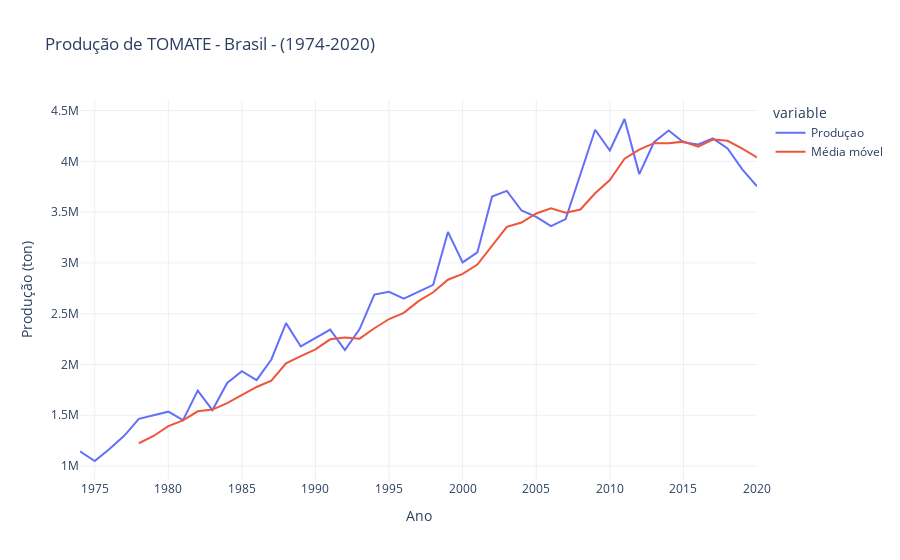

Notebook cell for this chart:
### Code cell
fig =px.line(df_tomate, x ='Ano', y=['Produçao', 'Média móvel'], title = 'Produção de TOMATE - Brasil - (1974-2020)', labels= {'value': 'Produção (ton)'})
fig.update_layout(template = 'plotly_white')

### Figure 1 — Plotly figure (JSON) as saved in the notebook; plotly's stock layout.template omitted (floating-point values rounded to 4 significant figures)
{"data": [{"hovertemplate": "variable=Produçao<br>Ano=%{x}<br>Produção (ton)=%{y}<extra></extra>", "legendgroup": "Produçao", "line": {"color": "#636efa", "dash": "solid"}, "marker": {"symbol": "circle"}, "mode": "lines", "name": "Produçao", "orientation": "v", "showlegend": true, "type": "scatter", "x": [1974, 1975, 1976, 1977, 1978, 1979, 1980, 1981, 1982, 1983, 1984, 1985, 1986, 1987, 1988, 1989, 1990, 1991, 1992, 1993, 1994, 1995, 1996, 1997, 1998, 1999, 2000, 2001, 2002, 2003, 2004, 2005, 2006, 2007, 2008, 2009, 2010, 2011, 2012, 2013, 2014, 2015, 2016, 2017, 2018, 2019, 2020], "xaxis": "x", "y": [1144037, 1049724, 1166888, 1297508, 1464558, 1500799, 1535331, 1451713, 1742408, 1550778, 1817574, 1934610, 1846305, 2049324, 2406938, 2177467, 2260871, 2343811, 2141345, 2348498, 2688570, 2715016, 2648627, 2717965, 2784111, 3305053, 3004797, 3103363, 3652923, 3708602, 3515567, 3452973, 3362655, 3431232, 3867655, 4310477, 4106846, 4416652, 3873985, 4187646, 4302777, 4187729, 4166789, 4225414, 4126988, 3920997, 3753595], "yaxis": "y"}, {"hovertemplate": "variable=Média móvel<br>Ano=%{x}<br>Produção (ton)=%{y}<extra></extra>", "legendgroup": "Média móvel", "line": {"color": "#EF553B", "dash": "solid"}, "marker": {"symbol": "circle"}, "mode": "lines", "name": "Média móvel", "orientation": "v", "showlegend": true, "type": "scatter", "x": [1974, 1975, 1976, 1977, 1978, 1979, 1980, 1981, 1982, 1983, 1984, 1985, 1986, 1987, 1988, 1989, 1990, 1991, 1992, 1993, 1994, 1995, 1996, 1997, 1998, 1999, 2000, 2001, 2002, 2003, 2004, 2005, 2006, 2007, 2008, 2009, 2010, 2011, 2012, 2013, 2014, 2015, 2016, 2017, 2018, 2019, 2020], "xaxis": "x", "y": [null, null, null, null, 1224543, 1296000.0, 1393000.0, 1450000.0, 1539000.0, 1556000.0, 1620000.0, 1699000.0, 1778335, 1840000.0, 2011000.0, 2083000.0, 2148181, 2248000.0, 2266000.0, 2254000.0, 2356619, 2447448, 2508000.0, 2624000.0, 2711000.0, 2834000.0, 2892000.0, 2983000.0, 3170000.0, 3355000.0, 3397000.0, 3487000.0, 3538544, 3494000.0, 3526000.0, 3685000.0, 3815773, 4027000.0, 4115123, 4179000.0, 4178000.0, 4194000.0, 4144000.0, 4214071, 4202000.0, 4126000.0, 4039000.0], "yaxis": "y"}], "layout": {"legend": {"title": {"text": "variable"}, "tracegroupgap": 0}, "title": {"text": "Produção de TOMATE - Brasil - (1974-2020)"}, "xaxis": {"anchor": "y", "domain": [0, 1], "title": {"text": "Ano"}}, "yaxis": {"anchor": "x", "domain": [0, 1], "title": {"text": "Produção (ton)"}}}}
